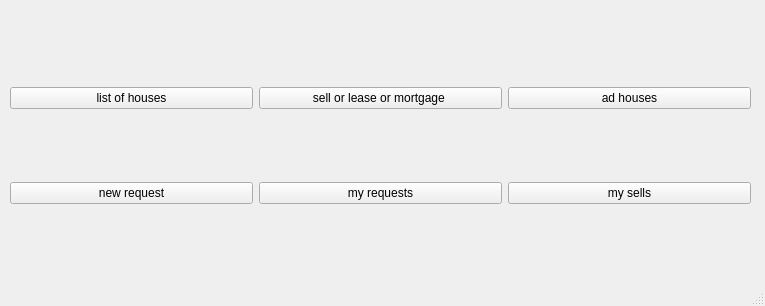
<?xml version="1.0" encoding="UTF-8"?>
<ui version="4.0">
 <class>manageWindow</class>
 <widget class="QMainWindow" name="manageWindow">
  <property name="geometry">
   <rect>
    <x>0</x>
    <y>0</y>
    <width>765</width>
    <height>306</height>
   </rect>
  </property>
  <property name="windowTitle">
   <string>manageWindow</string>
  </property>
  <widget class="QWidget" name="centralwidget">
   <widget class="QWidget" name="gridLayoutWidget">
    <property name="geometry">
     <rect>
      <x>10</x>
      <y>20</y>
      <width>741</width>
      <height>251</height>
     </rect>
    </property>
    <layout class="QGridLayout" name="gridLayout">
     <item row="0" column="1">
      <widget class="QPushButton" name="pushButton_7">
       <property name="text">
        <string>sell or lease or mortgage </string>
       </property>
      </widget>
     </item>
     <item row="0" column="0">
      <widget class="QPushButton" name="pushButton_6">
       <property name="text">
        <string>list of houses</string>
       </property>
      </widget>
     </item>
     <item row="0" column="2">
      <widget class="QPushButton" name="pushButton_9">
       <property name="text">
        <string>ad houses</string>
       </property>
      </widget>
     </item>
     <item row="1" column="0">
      <widget class="QPushButton" name="pushButton_4">
       <property name="text">
        <string>new request</string>
       </property>
      </widget>
     </item>
     <item row="1" column="1">
      <widget class="QPushButton" name="pushButton_5">
       <property name="text">
        <string>my requests</string>
       </property>
      </widget>
     </item>
     <item row="1" column="2">
      <widget class="QPushButton" name="pushButton_8">
       <property name="text">
        <string>my sells</string>
       </property>
      </widget>
     </item>
    </layout>
   </widget>
  </widget>
  <widget class="QStatusBar" name="statusbar"/>
 </widget>
 <resources/>
 <connections/>
</ui>
